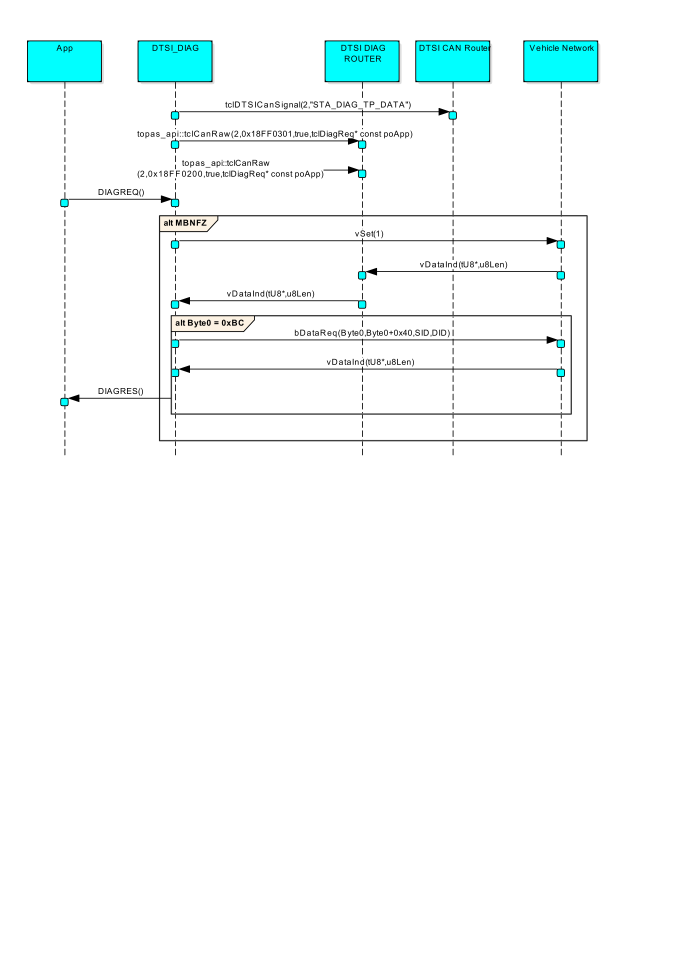
#> input picture input.png, 4125 x 5841 px (shown at 1/6 size)
$ python contouring.py   (older library calls are emulated)
#> lines starting #> are read from the running program, lines starting #| are printed output that depends on the picture; after the words box and inside, x2 and y2 are one past the last pixel; in counts of white or black regions, pixels touching at a corner belong together
import cv2
import imutils
import numpy as np
from pprint import pprint


def sort_contours(cnts):
	# initialize the reverse flag and sort index
	reverse = False
	i = 1

	# construct the list of bounding boxes and sort them from top to
	# bottom
	boundingBoxes = [cv2.boundingRect(c) for c in cnts]
	(cnts, boundingBoxes) = zip(*sorted(zip(cnts, boundingBoxes),
		key=lambda b:b[1][i], reverse=reverse))

	# return the list of sorted contours and bounding boxes
	return (cnts, boundingBoxes)


#width=600.0
#height=420.0
#margin=0.0

corners = np.array([[[0.0, 0.0]],[[0.0,420.0 + 0.0]],[[ 600.0 + 0.0, 420.0 + 0.0]],[[ 600.0 + 0.0, 0.0]]])
pts_dst = np.array( corners, np.float32 )
rgb=cv2.imread('input.png',1)
#> rgb is the input picture: shape (5841, 4125, 3); mean B, G, R 251.1, 251.1, 245.5
gray = cv2.cvtColor( rgb, cv2.COLOR_BGR2GRAY )
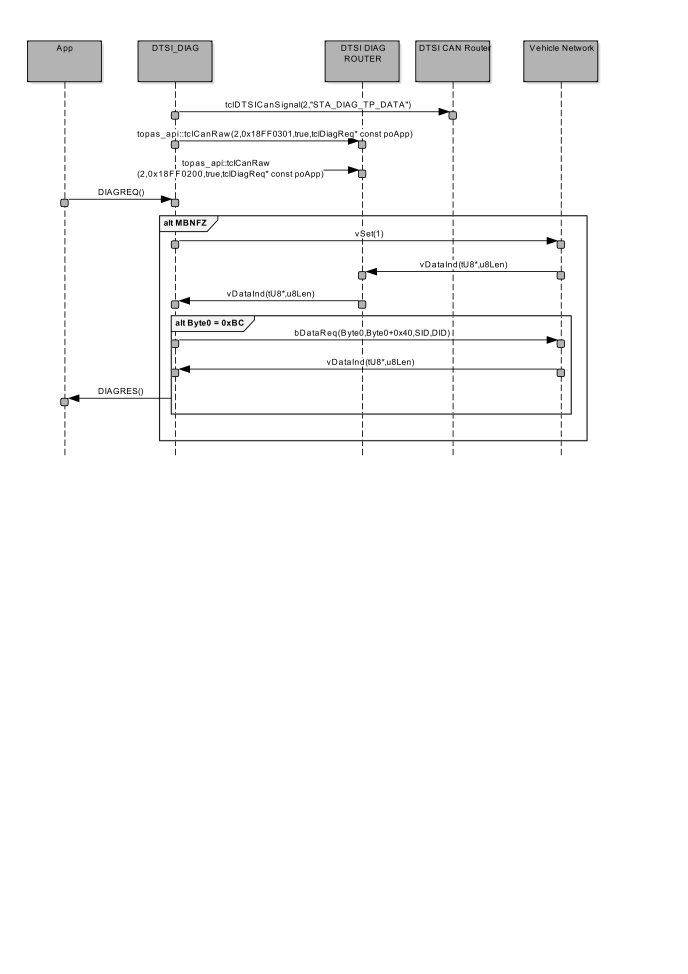
#> gray: shape (5841, 4125) (shown at 1/6 size); min 0, max 255, mean 249.4
gray = cv2.bilateralFilter( gray, 1, 10, 120 )
edges  = cv2.Canny( gray, 10, 250 )
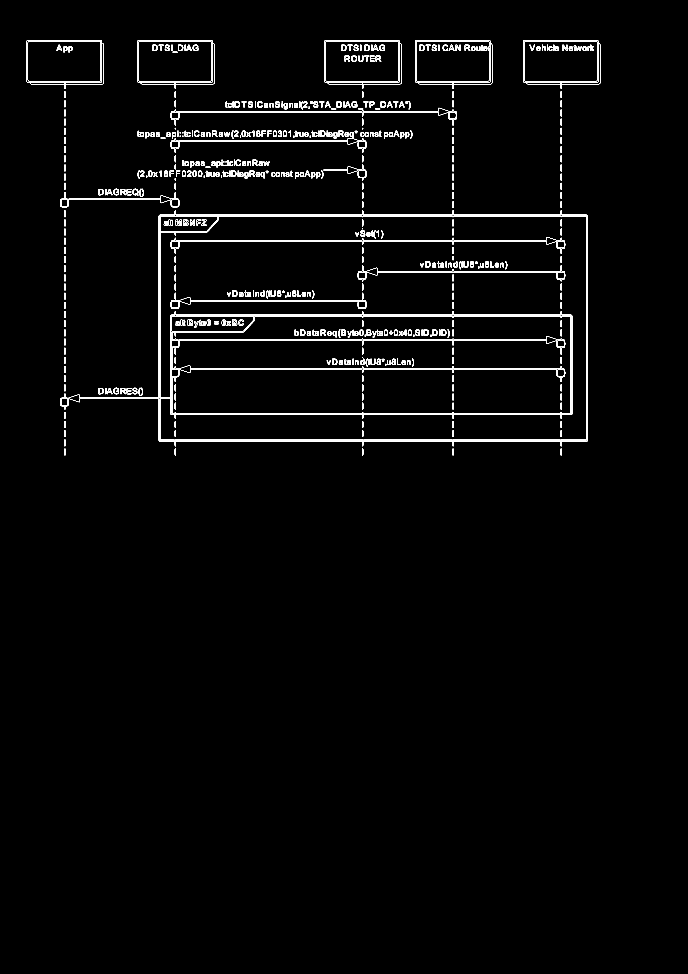
#> edges: shape (5841, 4125) (shown at 1/6 size); 0.71% white in thin lines or dots, all inside (x1, y1, x2, y2) = (161, 242, 3603, 2732)
kernel = cv2.getStructuringElement( cv2.MORPH_RECT, ( 7, 7 ) )
closed = cv2.morphologyEx( edges, cv2.MORPH_CLOSE, kernel )
#> closed: shape (5841, 4125); 2.1% white; 388 white regions (1 under 20 px)
_ , cnts, _ = cv2.findContours(closed,cv2.RETR_EXTERNAL,cv2.CHAIN_APPROX_SIMPLE )
#> cnts = 208 contours; largest, box (x1, y1, x2, y2) and area: (361, 1262, 3528, 2677) 3510332, (3139, 242, 3603, 533) 121355, (1947, 242, 2410, 533) 121138, (161, 242, 624, 533) 121138, (2491, 242, 2954, 533) 121134
cnts = sorted(cnts, key=cv2.contourArea, reverse=True)[:5]
#> cnts = 5 contours; box (x1, y1, x2, y2) and area: (361, 1262, 3528, 2677) 3510332, (3139, 242, 3603, 533) 121355, (1947, 242, 2410, 533) 121138, (161, 242, 624, 533) 121138, (2491, 242, 2954, 533) 121134
app=[]
(cnts, boundingBoxes) = sort_contours(cnts)
#> in sort_contours, `boundingBoxes = [cv2.boundingRect(c) for c in cnts]`: boundingBoxes = [(361, 1262, 3167, 1415), (3139, 242, 464, 291), (1947, 242, 463, 291), (161, 242, 463, 291), (2491, 242, 463, 291)]
#> in sort_contours, `(cnts, boundingBoxes) = zip(*sorted(zip(cnts, boundingBoxes), key=lamb..`: boundingBoxes = ((3139, 242, 464, 291), (1947, 242, 463, 291), (161, 242, 463, 291), (2491, 242, 463, 291), (361, 1262, 3167, 1415))
for cont in cnts:
	if (cv2.contourArea( cont )>5000):
		arc = cv2.arcLength( cont,True)
		approx = cv2.approxPolyDP( cont, 0.1 * arc, True)

		if ( len( approx ) == 4):
			app.append(approx)
			pts_src = np.array( approx, np.float32 )
			h, status = cv2.findHomography( pts_src, pts_dst )
			out = cv2.warpPerspective( rgb, h, ( int( 600.0 + 0.0 * 2 ), int( 420.0 + 0.0 * 2 ) ) )
			cv2.drawContours( rgb, [approx], -1, ( 255, 0, 0 ), 2 )
#> this loop made 5 passes
#> (arc, pts_src) on passes 1 to 4: (1487.3, [[3139, 244], [3141, 493], [3600, 500], [3587, 242]]), (1485.8, [[1947, 244], [1949, 493], [2407, 501], [2395, 242]]), (1485.8, [[161, 244], [163, 493], [621, 501], [609, 242]]), (1485.3, [[2491, 244], [2493, 493], [2951, 501], [2939, 242]])
#> (arc, approx) on pass 5: (9664.4, [[361, 2399], [3522, 2649], [3527, 1296]])
#> pass 1, `out = cv2.warpPerspective( rgb, h, ( int( 600.0 + 0.0 * 2 ), int( 420...`:
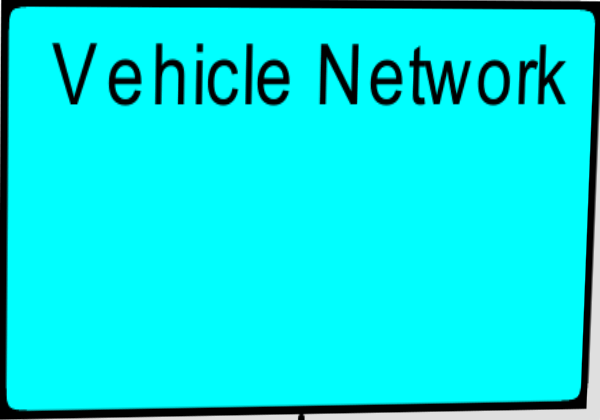
#> out: shape (420, 600, 3); mean B, G, R 229.7, 229.7, 5.2
#> pass 2, `out = cv2.warpPerspective( rgb, h, ( int( 600.0 + 0.0 * 2 ), int( 420...`:
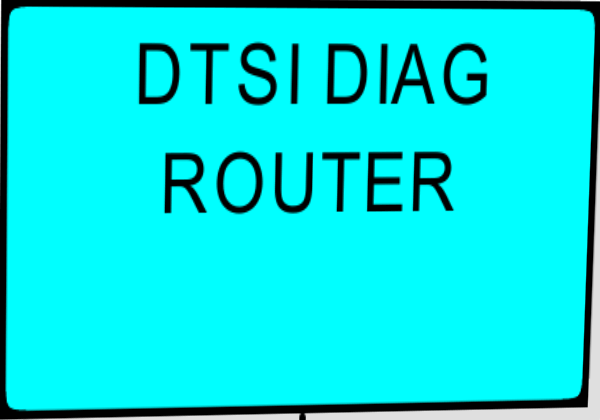
#> out: shape (420, 600, 3); mean B, G, R 227, 227, 5.5
#> pass 3, `out = cv2.warpPerspective( rgb, h, ( int( 600.0 + 0.0 * 2 ), int( 420...`:
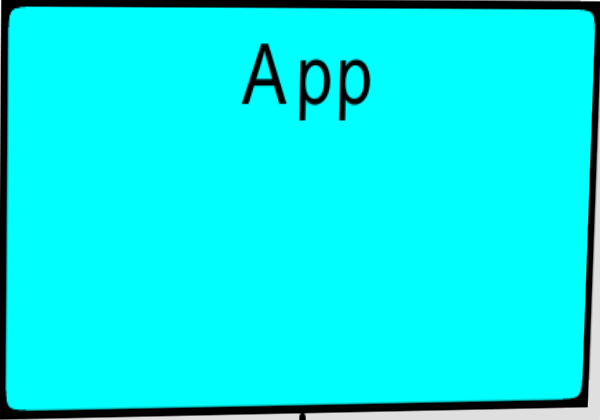
#> out: shape (420, 600, 3); mean B, G, R 236.5, 236.5, 5.5
#> after the loop, app = 4 contours; box (x1, y1, x2, y2) and area: (1947, 242, 2408, 502) 115041, (161, 242, 622, 502) 115041, (2491, 242, 2952, 502) 115041, (3139, 242, 3601, 501) 114944


pprint(app)
#> (printed output is left out)
cv2.imwrite('Image.png',rgb)
